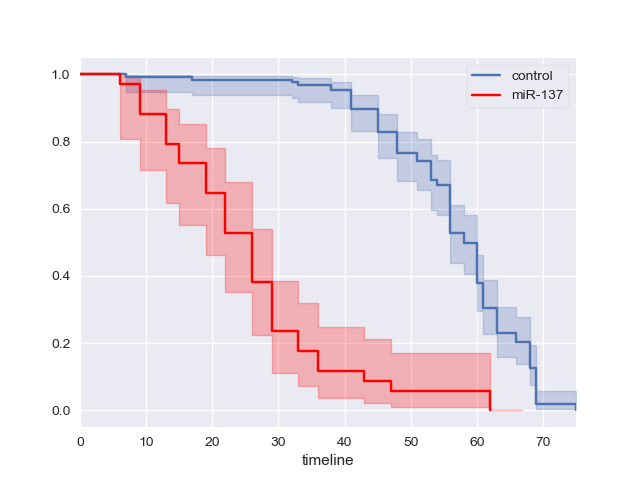

Python code for this plot:
import seaborn as sns
sns.set()

### avoid coding problems ####
import sys 
reload(sys)
sys.setdefaultencoding('gbk')
##############################

# load data
from lifelines.datasets import load_waltons
df = load_waltons()
T = df['T']
E = df['E']
#print df

# fit
from lifelines import KaplanMeierFitter
kmf = KaplanMeierFitter()

# draw
groups = df['group']
ix = (groups == 'miR-137')
kmf.fit(T[~ix], E[~ix], label='control')
ax = kmf.plot()
kmf.fit(T[ix], E[ix], label='miR-137')
kmf.plot(ax=ax,color='red')

import matplotlib.pyplot as plt
plt.legend(frameon=True)
plt.show()
